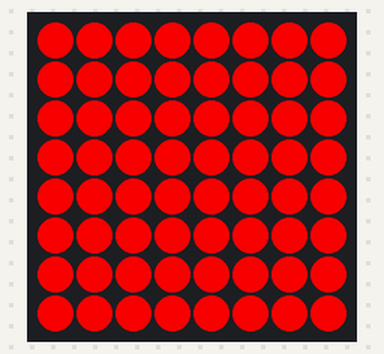
Bench run of a program on a simulated Raspberry Pi (BCM pin numbers) with a Sense HAT. On the bench: the Sense HAT's 8×8 RGB LED matrix. What the program prints to the terminal is not drawn.

Above: at 0.77 s.

The program:

rgb_cycle.py
```python
from sense_hat import SenseHat
import time

sense = SenseHat()

sense.clear()

r = 0
g = 0
b = 0
colour_value = 0

while colour_value < 16581375:
    print(colour_value)
    O = [r, g, b]
    rgb_showcase = [
        O, O, O, O, O, O, O, O,
        O, O, O, O, O, O, O, O,
        O, O, O, O, O, O, O, O,
        O, O, O, O, O, O, O, O,
        O, O, O, O, O, O, O, O,
        O, O, O, O, O, O, O, O,
        O, O, O, O, O, O, O, O,
        O, O, O, O, O, O, O, O
    ]
    sense.set_pixels(rgb_showcase)
    colour_value = colour_value + 1
    r = r + 1

    if r == 255:
        r = 0
        g = g + 1
    if g == 255:
        g = 0
        b = b + 1
    if b == 255:
        r = 0
        g = 0
        b = 0

    sense.set_pixels(rgb_showcase)

else:
    sense.show_message("You have reached " + str(colour_value),
                       text_colour=[255, 255, 255])
```
